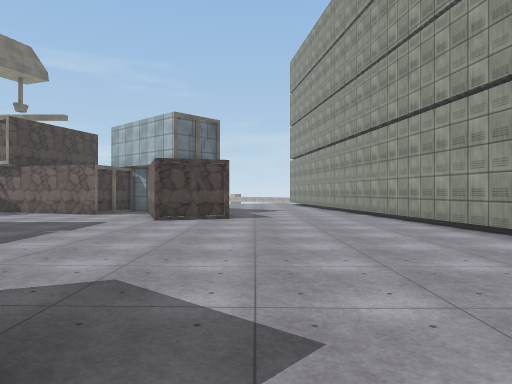
View 1 (above)

20 first-person views from a walk through a 3-D level made in the Unity game engine. The camera is 1.4 m above the floor, looks level and sees 70° across. The floor is counted in squares, 2 m on a side. Each view is taken from the middle of a square. On the plan, view 1 faces up. The plan holds only what a view shows up to about 11 squares ahead; the rest is blank. The place goes on beyond the plan. The player is left out. Some surface patterns are stand-ins.

View 2
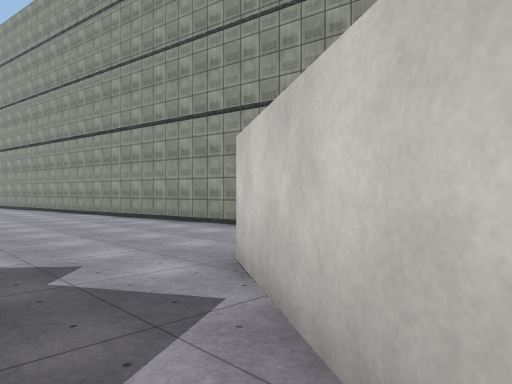

View 3
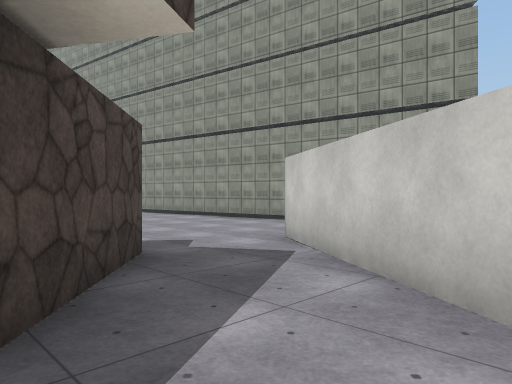

View 4
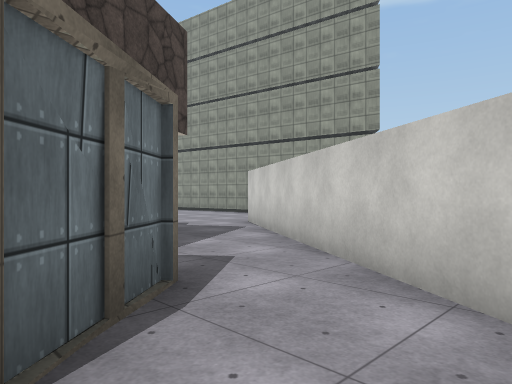

View 5
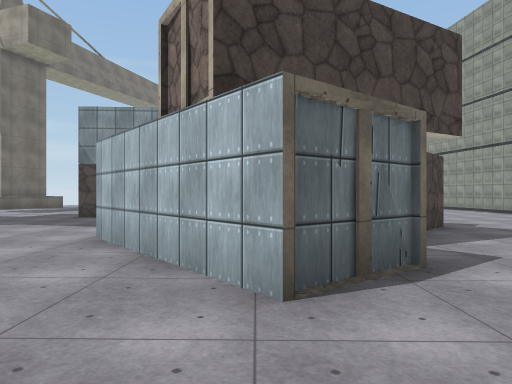

View 6
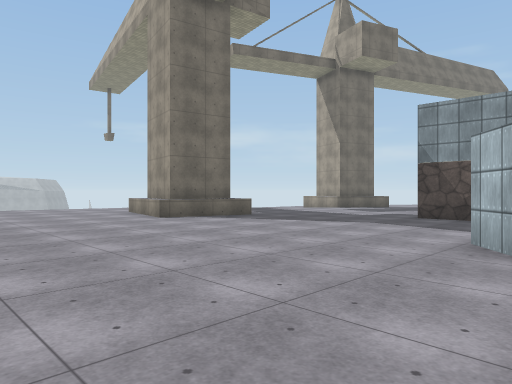

View 7
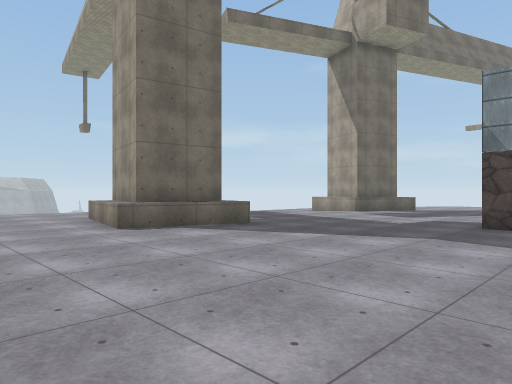

View 8
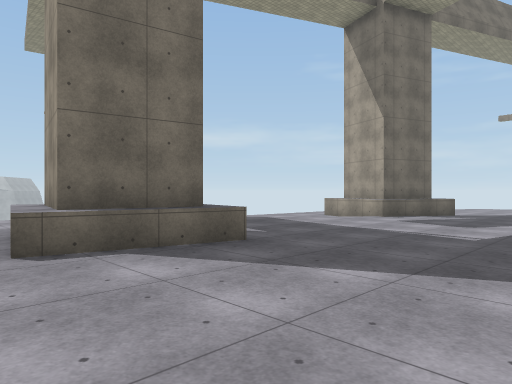

View 9
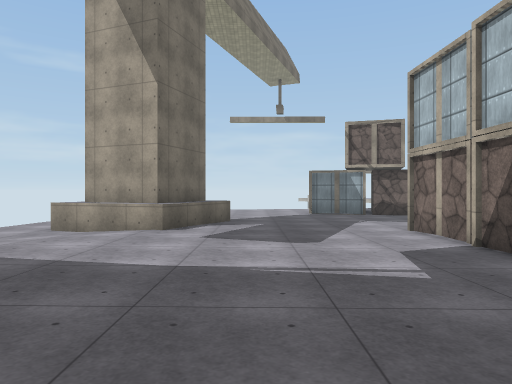

View 10
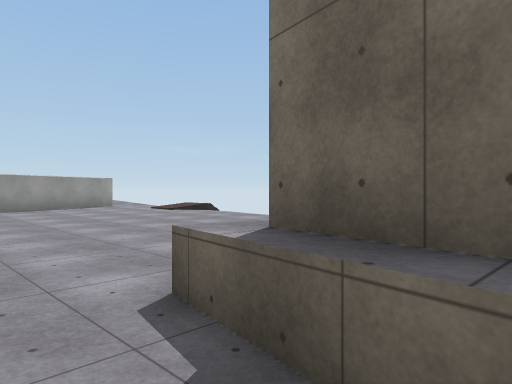

View 11
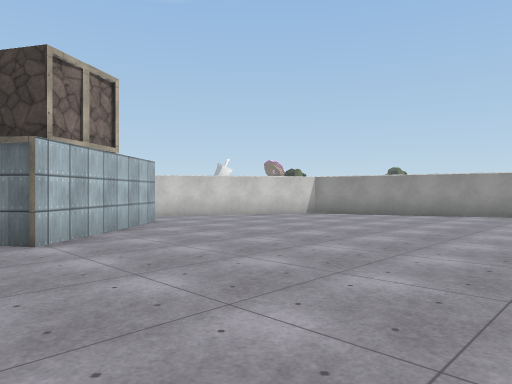

View 12
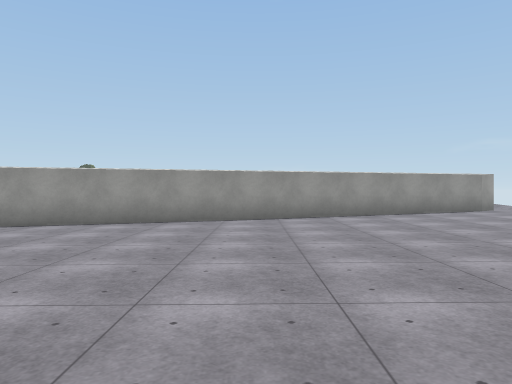

View 13
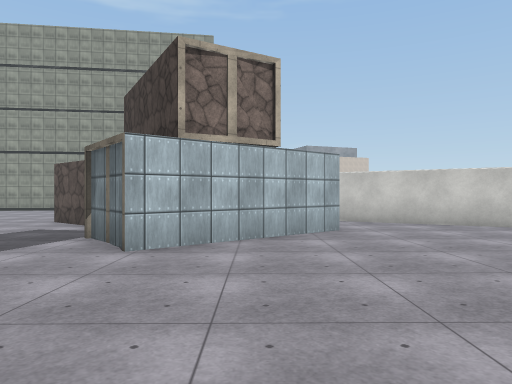

View 14
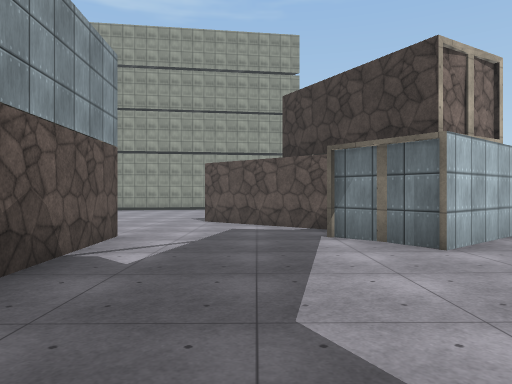

View 15
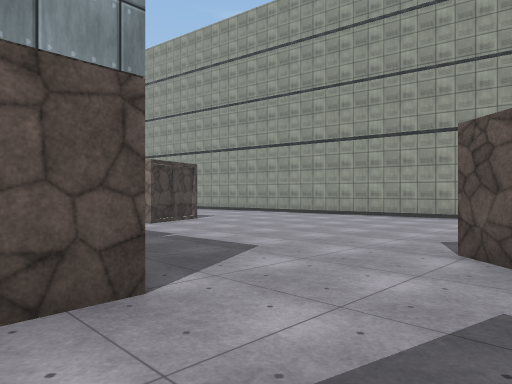

View 16
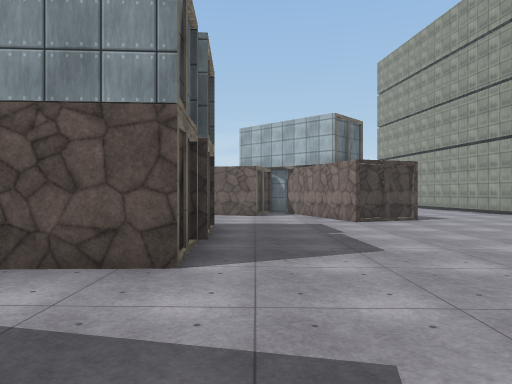

View 17
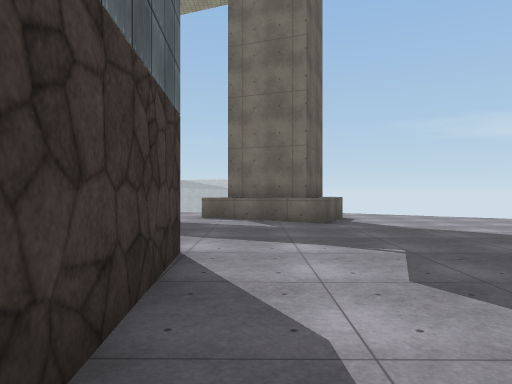

View 18
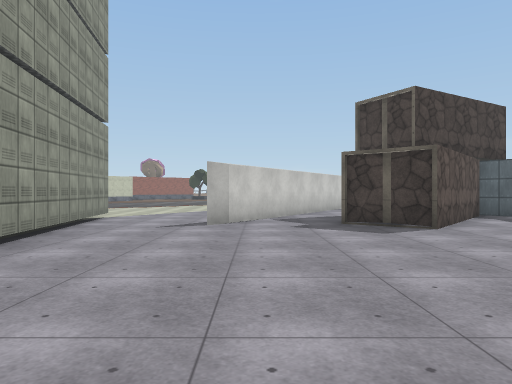

View 19
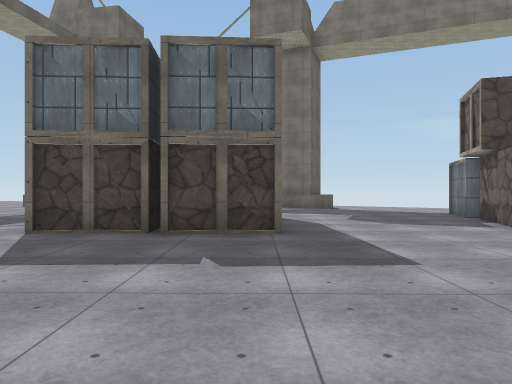

View 20
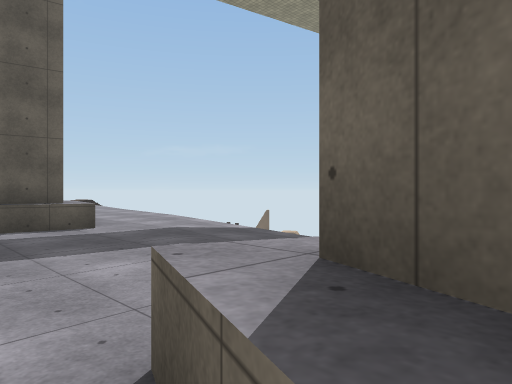

### Floor plan
Key: @ floor where view 1 was taken; # wall or solid block; . main floor; : floor 0.25 m higher than the main floor; + floor 0.5 m higher than the main floor; ^ raised ledge; v drop or lower ground.
Columns run from 20 left of view 1 to 5 right of it. Each row starts with its distance up from view 1.
 11     .............#  ....#
 10  v  ^^.:.........###....#
  9  v.  #^:................#
  8  v.^##::................#
  7   ..^^:::.#####.........#
  6    .:::::.#  ##.........##
  5    :::::::#  ##..........#
  4  ..:::::::#####..........#
  3  .:::::::::..............#
  2  :+:::::::::......#......#
  1  :+:^^::::::.....###..#..#
  0  ++^##^::::::...###.@##..#
 -1  ++^##^::::::#####..## ..#
 -2  +++^^:::::::##   ..#  ...
 -3  ++++:::::::::###..##
 -4  ++++::::::::::##.##
 -5  +++++:::::::::...#
 -6 ++++++::::::::::.##
 -7 +++++++:::::::::##
 -8 +++++++:::::::::#
 -9  +++++++::::::
-10   ++++++::::::
-11   +++++++:####
-12   ++++#####
-13  +#####
-14  ##

Where each view was taken, in squares from view 1:
view 1: 0 up, 0 right, facing up
view 2: 2 down, 1 left, facing up-right
view 3: 3 down, 3 left, facing up-right
view 4: 6 down, 5 left, facing up-right
view 5: 7 down, 5 left, facing up
view 6: 7 down, 6 left, facing up-left
view 7: 5 down, 8 left, facing up-left
view 8: 3 down, 10 left, facing up-left
view 9: 0 up, 13 left, facing up
view 10: 0 up, 13 left, facing down-left
view 11: 0 up, 13 left, facing down-right
view 12: 3 down, 12 left, facing down
view 13: 3 down, 12 left, facing right
view 14: 1 up, 12 left, facing right
view 15: 1 up, 7 left, facing up-right
view 16: 0 up, 5 left, facing up
view 17: 8 up, 6 left, facing left
view 18: 9 up, 1 right, facing down
view 19: 7 up, 0 right, facing left
view 20: 8 up, 14 left, facing down-left
